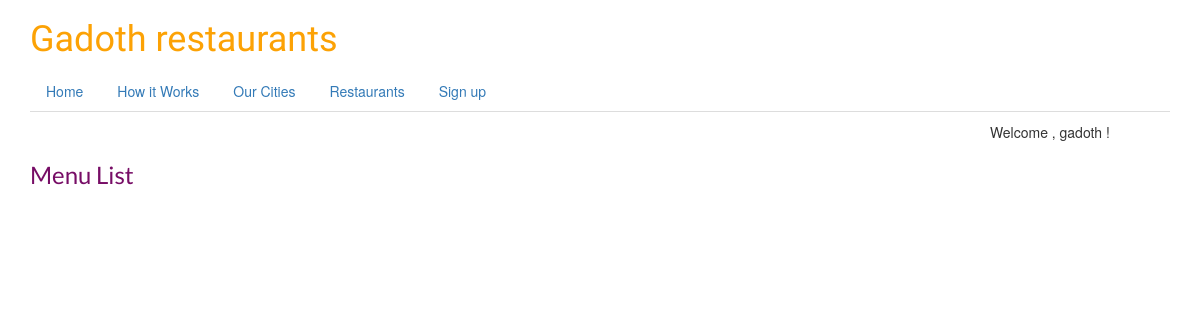
Before: /items/ (signed in) with the older database file.
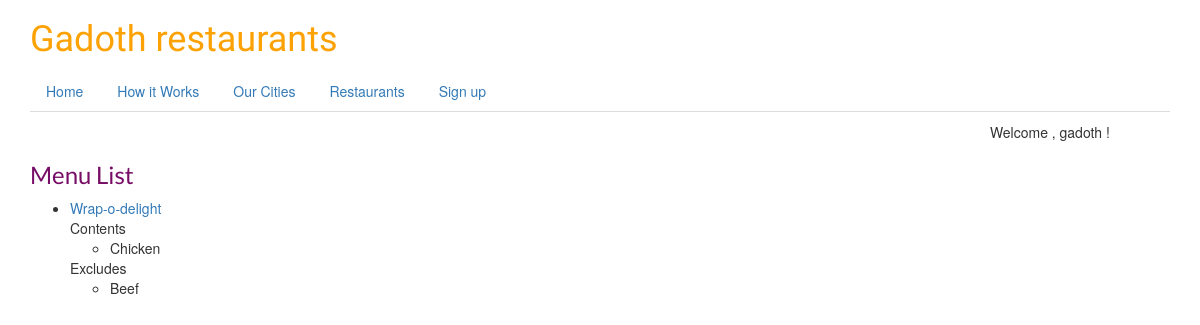
After: the same page with the newer database file.
### menu/models.py (models this page shows)
class Item(models.Model):
    user = models.ForeignKey(settings.AUTH_USER_MODEL)
    restaurant = models.ForeignKey(restaurantLocations)
    name = models.CharField(max_length=120)
    contents = models.TextField(help_text='separate each item with a comma')
    excludes = models.TextField(blank=True,null=True,help_text='separate each item with a comma')
    public = models.BooleanField(default=True)
    created = models.DateTimeField(auto_now_add=True, blank=True)
    modified = models.DateTimeField(auto_now=True)
    class Meta:
        ordering = ['-modified','-created']
    def get_absolute_url(self):
        return reverse('menu:detail',kwargs={'pk':self.pk})
    def get_contents(self):
        return self.contents.split(",")
    def get_excludes(self):
        return self.excludes.split(",")

### menu/views.py (the view)
class Item_ListView(ListView):
    def get_queryset(self):
        return Item.objects.filter(user=self.request.user)

### menu/templates/menu/item_list.html (shortened to what this page needs)
{% extends 'base.html' %}
{% block page %}
<h3> Menu List</h3>
<ul>
    {% for obj in object_list %}
        <li><a href= '{{ obj.get_absolute_url }}' >{{ obj.name }}</a></br>
            {% if obj.contents %}
                Contents
                <ul>
                    {% for item in obj.get_contents %}
                        <li> {{ item }}</li>
                    {% endfor %}
                </ul>
            {% endif %}
            {% if obj.excludes %}
                Excludes
                <ul>
                    {% for item in obj.get_excludes %}
                        <li> {{ item }}</li>
                    {% endfor %}
                </ul>
            {% endif %}
        </li>
    {% endfor %}
</ul>
{% endblock %}

Changed rows visible on the page:
added Item: name "Wrap-o-delight", get_contents "Chicken", get_excludes "Beef"
